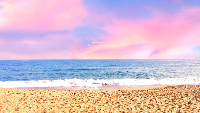
#> input picture assets/bg1.png, 200 x 113 px, found by its file name
$ jupyter execute --allow-errors Color_Pop_Effect_SPECIFIC_COLOR_CODE.ipynb   (shell and % lines are left out)
#> lines starting #> are read from the running program, lines starting #| are printed output that depends on the picture; after the words box and inside, x2 and y2 are one past the last pixel; in counts of white or black regions, pixels touching at a corner belong together
# **Color Pop Effect (SPECIFIC COLOR CODE)**
User can decide a color code. Pixels which belongs to another two color families will be turned into grayscale.

The RGB color code is in the format (R, G, B). Each parameter (R, G, and G) defines the intensity of the color as an integer between 0 and 255. For example. the RGB color code of light blue is (173,216,230). Each pixel in the image will be checked to identify whether the pixel is close to the color or not.

Each R, G and B of all pixels in an image   will be compared to the R, G and B set by the user with ± any value we set. If the RGB Color code of a pixel is (241,45,85), that means the pixel's color is different to the chosen color. Therefore, the RGB Color code will be modified by using formula below.

> 1. value = *(0.290 x R) + (0.587 x G) + (0.114 x B)*

> 2. new_RGB_code = (value, value, value)

### 1. Import necessary libraries

[cell 1]
import os
import cv2
import numpy as np
import pandas as pd
from PIL import Image
from google.colab.patches import cv2_imshow

### 2. Mount Google Drive

[cell 2]
from google.colab import drive
drive.mount('/content/gdrive')

### 3. Set working path
The image will be uploaded to this path

[cell 3]
%cd /content/gdrive/MyDrive/

### 4. Upload image file

[cell 4]
from google.colab import files
uploaded = files.upload()
#> the answer given: bg1.png
for key, value in uploaded.items():
  try:
    print(key, 'is successfully uploaded!')
  except:
    print('Your file is not successfully uploaded!')

### 5. Display the uploaded image

[cell 5]
directory = os.getcwd()
img = cv2.imread('{0}/{1}'.format(directory,key))
#> img is the input picture: shape (113, 200, 3); mean B, G, R 205.8, 191.5, 218.3
cv2_imshow(img)

### 6. Create function for process bar
To monitor the progress of image processing

[cell 6]
from IPython.display import HTML, display
import time

def progress(value, max=100):
    return HTML("""
        <progress
            value='{value}'
            max='{max}',
            style='width: 100%'
        >
            {value}
        </progress>
    """.format(value=value, max=max))

out = display(progress(0, 100), display_id=True)

### 7. Choose a color family to be kept

*   Pick a color family among red, green and blue
*   Another two color family will be turned into grayscale

[cell 7]
#@title Set Decimal Code R,G,B
color_list = []
red_light = 146 #@param {type:"slider", min:0, max:255, step:1}
green_light = 142 #@param {type:"slider", min:0, max:255, step:1}
blue_light = 230 #@param {type:"slider", min:0, max:255, step:1}

print('RGB: ({0},{1},{2})'.format(red_light,green_light,blue_light))

color_sample = np.zeros((50, 50, 3), dtype=np.uint8)
color_sample[0:51, 0:51] = [blue_light, green_light, red_light] #[b,g,r]

cv2_imshow(color_sample)
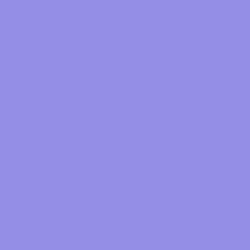
#> shown: shape (50, 50, 3) (shown 5 times larger); mean B, G, R 230, 142, 146

### Set tolerance value to RGB

[cell 8]
tolerance = int(input("Tolerance range of RGB: "))
#> the answer given: 3

### 8. Image Processing
This will take few minutes or more according to the size of image.

[cell 9]
height, width = img.shape[:2]
#> height = 113; width = 200
image_arr = np.zeros((height, width, 3), dtype=np.uint8)

max_RGB_value = max(blue_light,green_light,red_light)
max_RGB_index = [blue_light,green_light,red_light].index(max_RGB_value)

#> (the rest of this cell did not finish here and is left out)

### 9. Display and save the processed image.
The output image will be saved to the same directory in Step 3..

[cell 10]
image_arr_final = cv2.cvtColor(image_arr, cv2.COLOR_BGR2RGB)
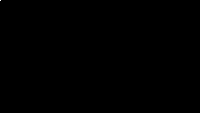
#> image_arr_final: shape (113, 200, 3); values 0 (black) and 210 (white), 0% white in thin lines or dots, all inside (x1, y1, x2, y2) = (0, 0, 1, 1)
output = Image.fromarray(image_arr_final)
display(output)
output.save(key[:-4]+'_'+'('+str(red_light)+','+str(green_light)+','+str(blue_light)+')'+'±'+str(tolerance)+'.png')
